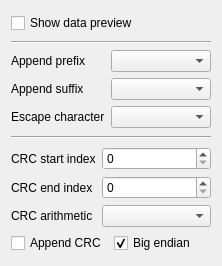
<?xml version="1.0" encoding="UTF-8"?>
<ui version="4.0">
 <class>InputSettings</class>
 <widget class="QWidget" name="InputSettings">
  <property name="geometry">
   <rect>
    <x>0</x>
    <y>0</y>
    <width>222</width>
    <height>266</height>
   </rect>
  </property>
  <property name="windowTitle">
   <string notr="true">Form</string>
  </property>
  <layout class="QVBoxLayout" name="verticalLayout">
   <item>
    <widget class="QCheckBox" name="checkBoxShowDataPreview">
     <property name="text">
      <string>Show data preview</string>
     </property>
    </widget>
   </item>
   <item>
    <layout class="QGridLayout" name="gridLayout_2">
     <item row="1" column="1">
      <widget class="QComboBox" name="comboBoxPrefix"/>
     </item>
     <item row="1" column="0">
      <widget class="QLabel" name="label">
       <property name="sizePolicy">
        <sizepolicy hsizetype="Fixed" vsizetype="Preferred">
         <horstretch>0</horstretch>
         <verstretch>0</verstretch>
        </sizepolicy>
       </property>
       <property name="text">
        <string>Append prefix</string>
       </property>
      </widget>
     </item>
     <item row="2" column="1">
      <widget class="QComboBox" name="comboBoxSuffix"/>
     </item>
     <item row="3" column="1">
      <widget class="QComboBox" name="comboBoxEscapeCharacter"/>
     </item>
     <item row="2" column="0">
      <widget class="QLabel" name="label_2">
       <property name="sizePolicy">
        <sizepolicy hsizetype="Fixed" vsizetype="Preferred">
         <horstretch>0</horstretch>
         <verstretch>0</verstretch>
        </sizepolicy>
       </property>
       <property name="text">
        <string>Append suffix</string>
       </property>
      </widget>
     </item>
     <item row="3" column="0">
      <widget class="QLabel" name="label_3">
       <property name="sizePolicy">
        <sizepolicy hsizetype="Fixed" vsizetype="Preferred">
         <horstretch>0</horstretch>
         <verstretch>0</verstretch>
        </sizepolicy>
       </property>
       <property name="text">
        <string>Escape character</string>
       </property>
      </widget>
     </item>
     <item row="0" column="0" colspan="2">
      <widget class="Line" name="line_2">
       <property name="orientation">
        <enum>Qt::Orientation::Horizontal</enum>
       </property>
      </widget>
     </item>
    </layout>
   </item>
   <item>
    <widget class="Line" name="line">
     <property name="orientation">
      <enum>Qt::Orientation::Horizontal</enum>
     </property>
    </widget>
   </item>
   <item>
    <layout class="QGridLayout" name="gridLayout_4">
     <item row="0" column="1">
      <widget class="QSpinBox" name="spinBoxCrcStartIndex"/>
     </item>
     <item row="2" column="1">
      <widget class="QComboBox" name="comboBoxCrcAlgorithm">
       <property name="sizeAdjustPolicy">
        <enum>QComboBox::SizeAdjustPolicy::AdjustToContents</enum>
       </property>
      </widget>
     </item>
     <item row="1" column="0">
      <widget class="QLabel" name="label_5">
       <property name="sizePolicy">
        <sizepolicy hsizetype="Fixed" vsizetype="Preferred">
         <horstretch>0</horstretch>
         <verstretch>0</verstretch>
        </sizepolicy>
       </property>
       <property name="text">
        <string>CRC end index</string>
       </property>
      </widget>
     </item>
     <item row="1" column="1">
      <widget class="QSpinBox" name="spinBoxCrcEndIndex"/>
     </item>
     <item row="0" column="0">
      <widget class="QLabel" name="label_4">
       <property name="sizePolicy">
        <sizepolicy hsizetype="Fixed" vsizetype="Preferred">
         <horstretch>0</horstretch>
         <verstretch>0</verstretch>
        </sizepolicy>
       </property>
       <property name="text">
        <string>CRC start index</string>
       </property>
      </widget>
     </item>
     <item row="2" column="0">
      <widget class="QLabel" name="label_6">
       <property name="sizePolicy">
        <sizepolicy hsizetype="Fixed" vsizetype="Preferred">
         <horstretch>0</horstretch>
         <verstretch>0</verstretch>
        </sizepolicy>
       </property>
       <property name="text">
        <string>CRC arithmetic</string>
       </property>
      </widget>
     </item>
     <item row="3" column="0" colspan="2">
      <layout class="QHBoxLayout" name="horizontalLayout">
       <item>
        <widget class="QCheckBox" name="checkBoxAppendCrc">
         <property name="text">
          <string>Append CRC</string>
         </property>
        </widget>
       </item>
       <item>
        <widget class="QCheckBox" name="checkBoxBigEndian">
         <property name="text">
          <string>Big endian</string>
         </property>
         <property name="checked">
          <bool>true</bool>
         </property>
        </widget>
       </item>
      </layout>
     </item>
    </layout>
   </item>
  </layout>
 </widget>
 <resources/>
 <connections/>
</ui>
